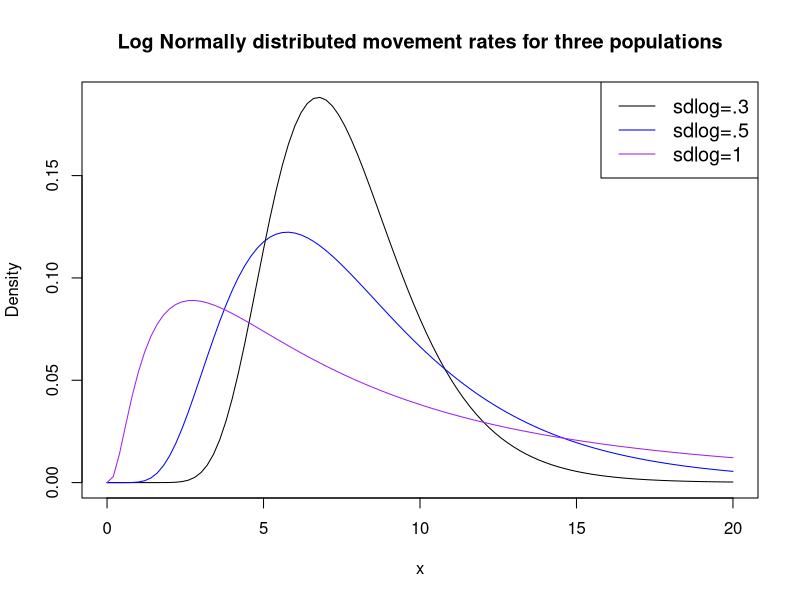
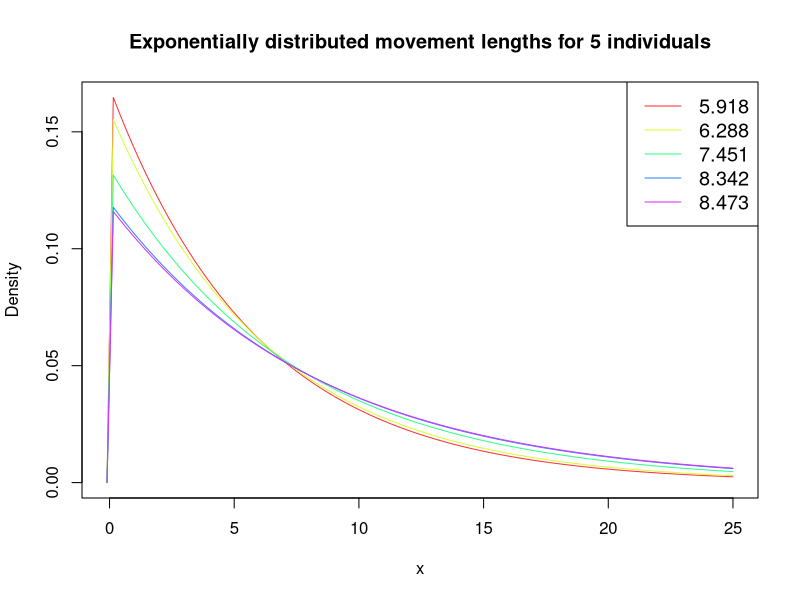
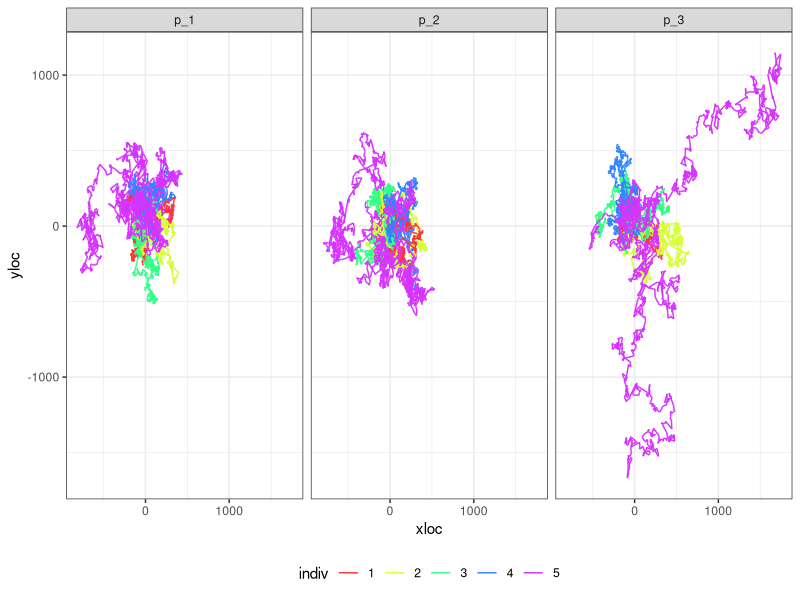
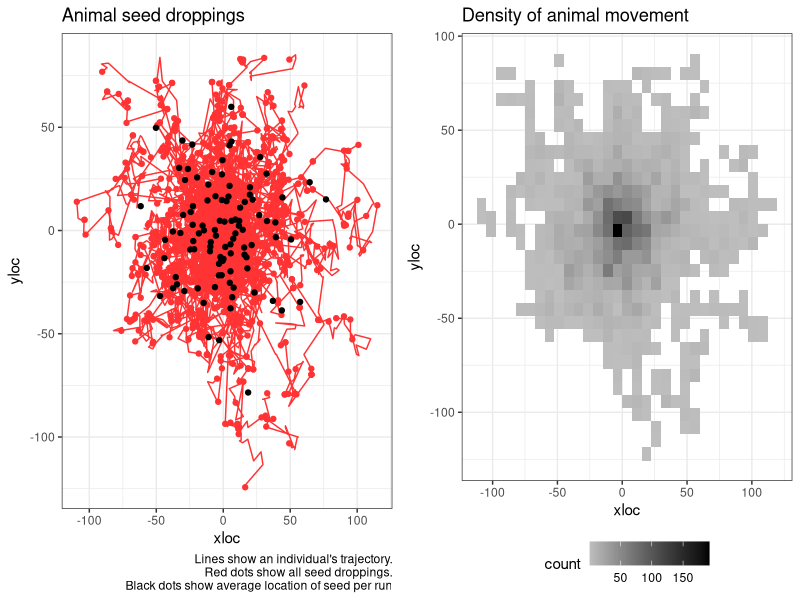
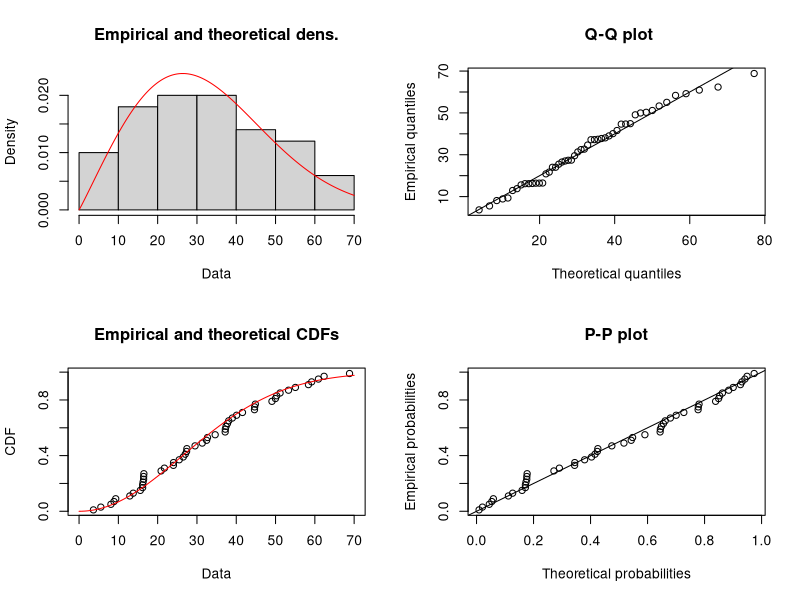
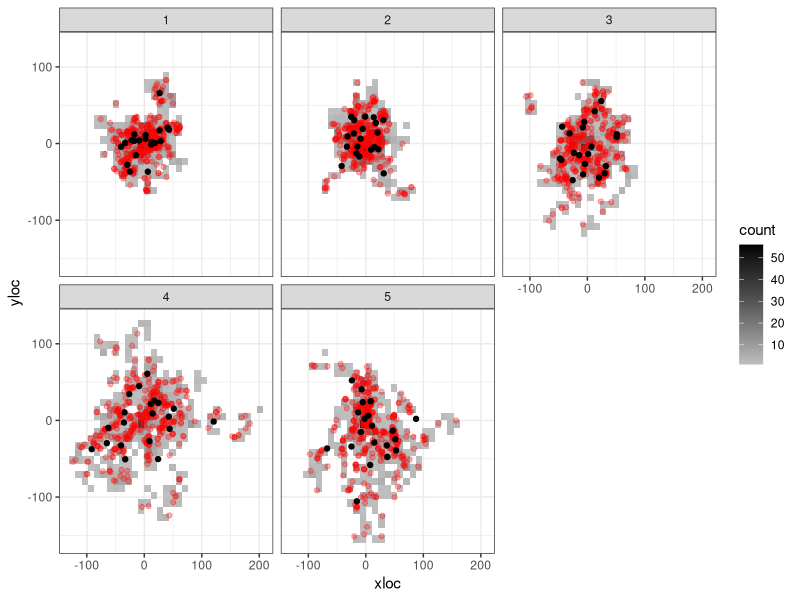
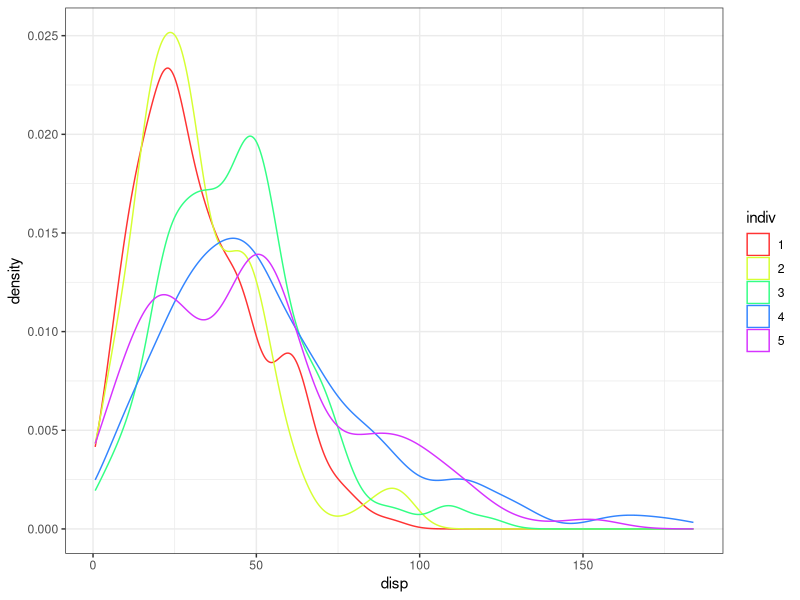
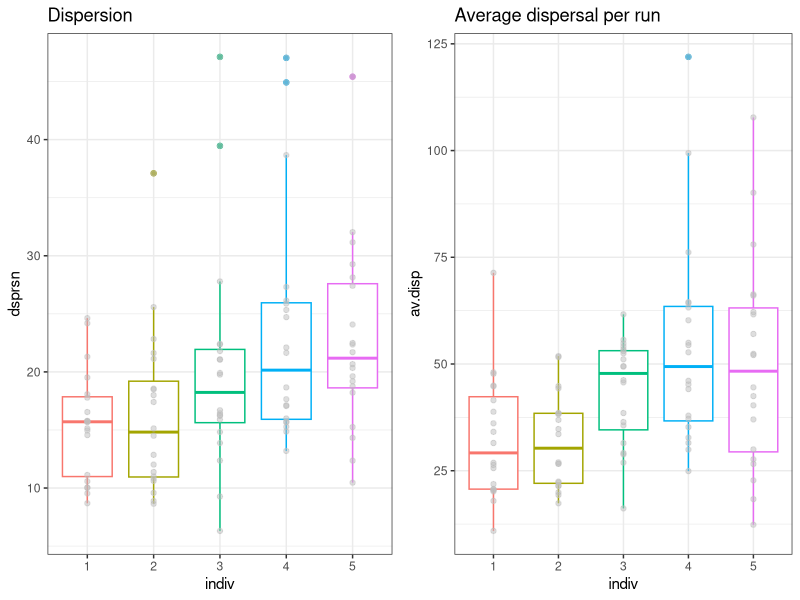

Source code (R) for these figures, in order:
## ---- chunk 1
knitr::opts_chunk$set(echo = FALSE)
knitr::opts_chunk$set(fig.width=12, fig.height=6) 
## ---- chunk 2
library(dplyr)
library(tidyr)
library(ggplot2)
library(cowplot)
## ---- chunk 3

av.mov.rate <- 2
max.x <- 20

mycols <- c("black", "blue", "purple")
#create density plots
curve(dlnorm(x, meanlog=av.mov.rate, sdlog=.3),
      from=0, to=max.x,
      col=mycols[1],
      main = 'Log Normally distributed movement rates for three populations', #add title
      ylab = 'Density', #change y-axis label
      )

curve(dlnorm(x, meanlog=av.mov.rate, sdlog=.5), 
      from=0, to=max.x,
      col=mycols[2], add=TRUE)

curve(dlnorm(x, meanlog=av.mov.rate, sdlog=1), 
      from=0, to=max.x,
      col=mycols[3], add=TRUE)

#add legend
legend("topright", legend=c("sdlog=.3", "sdlog=.5", "sdlog=1"),
       col=mycols, lty=1, cex=1.2)
## ---- chunk 4
n.individuals <- 5
m_1 <- sort(round(rlnorm(n.individuals, meanlog = av.mov.rate, sdlog = 0.3),3))
m_2 <- sort(round(rlnorm(n.individuals, meanlog = av.mov.rate, sdlog = 0.5),3))
m_3 <- sort(round(rlnorm(n.individuals, meanlog = av.mov.rate, sdlog = 1),3))
## ---- chunk 5

mycols <- rainbow(5, s=0.8)

range <- c(-0.1,max.x+5)
#create density plots
curve(dexp(x, 1/m_1[1]), #notice rate for exponential is 1/movement rate.
      from=range[1], to=range[2], 
      col=mycols[1],
      main = 'Exponentially distributed movement lengths for 5 individuals', #add title
      ylab = 'Density', #change y-axis label
      )
for(i in 2:5){
  curve(dexp(x, 1/m_1[i]), 
        from=range[1], to=range[2],
        col=mycols[i], add=TRUE)
}

#add legend
legend("topright", legend= m_1,
       col=mycols, lty=1, cex=1.2)
## ---- chunk 6
sim_movement <- function(prm, t = 1000, plot.it = TRUE, return.data.frame = FALSE){
  tru.rate <- round(prm, 3)
  movedist <- rexp(t, rate = 1/tru.rate)
  angle <- runif(t, min = 0, max = 360)
  distx <- movedist*cos(angle)
  xloc <- c(0, cumsum(distx))
  disty <- movedist*sin(angle)
  yloc <- c(0, cumsum(disty))
  animalTraj <- data.frame(time = 0:t, xloc = xloc, yloc = yloc)
  if(plot.it == TRUE){
    plot(x = xloc, y = yloc, type = "l", main = paste("Rate=",tru.rate))
  }
  if(return.data.frame == TRUE){
    return(animalTraj)
  }
}
## ---- chunk 7
nruns <- 3
m.data <- data.frame(m_1, m_2, m_3)

df <- NULL

for(m in 1:3){
  m.0 <- m.data[m]
  for(j in 1:n.individuals){
  for(k in 1:nruns){
  a <- sim_movement(m_2[j], plot.it = FALSE, return.data.frame = TRUE) %>% 
    mutate(indiv = as.factor(j),
           run = paste0("r_", k),
           pop.id = paste0("p_",m))
  df <- rbind.data.frame(df, a)
}
}
  
}


df %>% 
  ggplot(., aes(x = xloc, y=yloc, group = run, color = indiv)) +
  facet_wrap(~pop.id) +
  geom_path() +
  scale_color_manual(values = mycols) +
  theme_bw() +
  theme(legend.position = "bottom") +
  NULL
## ---- chunk 8
sim_seeds <- function(nseeds = 20, m.prms = NULL,...){
  grt <- round(rgamma(nseeds, shape = 4, scale = 5))
  t.grt <- max(grt)

  df <- sim_movement(m.prms, t = t.grt, plot.it = FALSE, return.data.frame = TRUE)

  df %>% 
    left_join(., data.frame(s.id = 1:nseeds, time = grt)) %>% 
    mutate(disp = sqrt(xloc^2+yloc^2)) -> df
  
  return(df)
}

summ_seeds <- function(df = NULL){
  df %>% 
  drop_na(s.id) %>% 
  mutate(xi = (mean(xloc)-xloc)^2,
         yi = (mean(yloc)-yloc)^2) %>% 
  summarise(x = mean(xloc),
            y = mean(yloc),
            av.disp = mean(disp),
            se.disp = sd(disp)/sqrt(n()),
            dsprsn = sum(sqrt(xi+yi))/n()) -> s.df
  return(s.df)
}

# a <- sim_seeds(m.prms = m_1[1])
# summ_seeds(a)
## ---- chunk 9
nruns <- 100

df <- NULL
summ.df <- NULL

for(j in 1:1){
  for(k in 1:nruns){
    a <- sim_seeds(m.prms = m_1[j]) %>% 
      mutate(indiv = as.factor(j),
             run = factor(paste0("r_", k), levels = paste0("r_", 1:nruns)))
    
    b <- summ_seeds(a) %>% 
      mutate(indiv = as.factor(j),
             run = factor(paste0("r_", k), levels = paste0("r_", 1:nruns)))
    
    df <- rbind.data.frame(df, a) 
    summ.df <- rbind.data.frame(summ.df, b) 
}
}
## ---- chunk 10

df %>% 
  ggplot(., aes(x = xloc, y=yloc, 
                group = run,
                color = indiv)) +
  # facet_wrap(~run) +
  geom_path() +
  scale_color_manual(values = mycols) +
  geom_point(data = df %>% drop_na(s.id), 
             aes(x = xloc, y = yloc)) +
  geom_point(data = summ.df, aes(x = x, y=y), color = "black") +
  theme_bw() +
  labs(title = "Animal seed droppings", caption = "Lines show an individual's trajectory.\n Red dots show all seed droppings.\n Black dots show average location of seed per run") +
  theme(legend.position = "none") -> p1
# p1

df %>% 
  ggplot(., aes(x = xloc, y = yloc)) +
  # stat_density_2d(aes(fill = ..level..), geom = "polygon", colour="white") +
  geom_bin2d() +
  # geom_hex() +
  # scale_fill_continuous(type = "viridis") +
  scale_fill_gradient(low = "grey", high = "black") +
  theme_bw() +
  theme(legend.position = "bottom") +
  labs(title = "Density of animal movement") -> p2
# p2

cowplot::plot_grid(p1, p2)
  
# summ.df %>% 
#   ggplot(., aes(y = dsprsn)) +
#   geom_boxplot()
# 
# summ.df %>% 
#   ggplot(., aes(x = av.disp)) +
#   geom_density(color = "blue") + # for the average dispersal per run
#   geom_density(data = df %>% drop_na(s.id),
#                  aes(x = disp)) + # for every seed
#   theme_bw()
## ---- chunk 11
# s.df <- df %>% drop_na(s.id)

s.df <- df %>% drop_na(s.id) %>% 
  sample_n(., 50)
  
library(fitdistrplus)

g <- fitdist(s.df$disp, distr = "weibull")
summary(g)
plot(g)

# library(MASS)
# fitdistr(s.df$disp, densfun = "weibull")
## ---- chunk 12
nruns <- 20

df <- NULL
summ.df <- NULL

for(j in 1:n.individuals){
  for(k in 1:nruns){
    a <- sim_seeds(m.prms = m_1[j]) %>% 
      mutate(indiv = as.factor(j),
             run = factor(paste0("r_", k), levels = paste0("r_", 1:nruns)))
    
    b <- summ_seeds(a) %>% 
      mutate(indiv = as.factor(j),
             run = factor(paste0("r_", k), levels = paste0("r_", 1:nruns)))
    
    df <- rbind.data.frame(df, a) 
    summ.df <- rbind.data.frame(summ.df, b) 
}
}
## ---- chunk 13
df %>% 
  ggplot(., aes(x = xloc, y = yloc)) +
  facet_wrap(~indiv) +
  # stat_density_2d(aes(fill = ..level..), geom = "polygon", colour="white") +
  geom_bin2d() +
  # geom_hex() +
  # scale_fill_continuous(type = "viridis") +
  scale_fill_gradient(low = "grey", high = "black") +
  geom_point(data = df %>% drop_na(s.id),
             aes(x = xloc, y = yloc), color = "red", alpha = 0.3) +
  geom_point(data = summ.df, aes(x = x, y=y), color = "black") +
  theme_bw()
## ---- chunk 14
df %>% 
  drop_na(s.id) %>% 
  ggplot(., aes(x = disp, color = indiv)) +
  geom_density() +
  scale_color_manual(values = mycols) +
  theme_bw()

## ---- chunk 15
summ.df %>% 
  ggplot(., aes(y = dsprsn, x = indiv, color = indiv)) +
  geom_boxplot() +
  geom_point(color = "grey", alpha = 0.5) +
  labs(title = "Dispersion") +
  theme_bw() +
  theme(legend.position = "none") -> p1
# p1

summ.df %>% 
  ggplot(., aes(y = av.disp, x = indiv, color = indiv)) +
  geom_boxplot() +
  geom_point(color = "grey", alpha = 0.5) +
  labs(title = "Average dispersal per run") +
  theme_bw() +
  theme(legend.position = "none") -> p2
# p2

plot_grid(p1, p2)
## ---- chunk 16
weib.boot <- NULL

for(j in 1:10){
      s.df <- df %>% drop_na(s.id) %>%
      group_by(indiv) %>%
      sample_n(., 50)
    
    # s.df <- df %>% drop_na(s.id)
    
    weib.fits <- NULL
    
    for(i in 1:n.individuals){
      dat <- s.df %>% 
        filter(indiv == i)
      #g <- fitdist(dat$disp, distr = "weibull", method = 'mle', lower = c(0,0))
      g <- fitdistr(dat$disp, densfun = "weibull", lower = c(0,0))
      prms.weib <- data.frame(est.shape = as.numeric(g$estimate[1]),
                              est.scale = as.numeric(g$estimate[2]),
                              loglik = g$loglik, indiv = i)
      weib.fits <- rbind.data.frame(weib.fits, prms.weib)
      # plot(g)
    }
    
    weib.boot <- rbind.data.frame(weib.boot, weib.fits %>% mutate(boot = j))
}

# weib.boot
## ---- chunk 17
library(Hmisc)

weib.boot %>% 
  ggplot(., aes(x = factor(indiv), y = est.scale)) +
  geom_violin() +
  #geom_boxplot(width = 0.1) +
  stat_summary(fun.data=mean_sdl, mult=1, 
                 geom="pointrange", color="red") +
  theme_bw()
